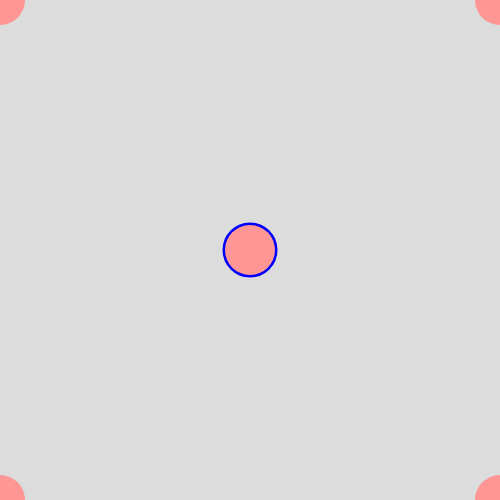
Frame 1 (no input)
Frame 60 (no input): identical to frame 1, image omitted
Frame 120 (the mouse pressed at the canvas centre since frame 60): identical to frame 1, image omitted

The p5.js sketch that drew this single still picture (run headless with seeded random() and noise() and a simulated clock; from frame 60 on, the mouse is pressed at the canvas centre):

// p5.js sketch
// ── sketch.js
// Coordinate system and User Events
// Marcus Cheecham
// Febuary 6th, 2025
// Not Run-to-Completion, but interactive programs...


function setup() {
  // runs, ONCE, at the very beginning
  createCanvas(500, 500);
}

function draw() {
  // draw LOOP, repeats forever till program ends
  // - target of 60 fps per second
  // A new image is drawn at tge bottom of the loop
  background(220);

  twoCircles();
  circleSpread(50);
  // Secret calculated delay()
  //Screen updates at end of loop
}

function circleSpread(size) {
  // Creates a circle at all four corners of the canvas
  // And one at the center of the canvas
  fill(255, 150, 150)
  circle(0, 0, size); // Top left
  circle(width, 0, size); // Top Right
  circle(0, height, size); // Bottom Right
  circle(width, height, size); //Bottom Left
  circle((width/2), (height/2), size); //Center
}

function twoCircles() {
  // Draws two circles, one at a fixed location
  // and one at the mouse location
  fill(0, 255, 0); // Inside colour
  stroke(0, 0, 255); // Outline of object
  strokeWeight(5); // Size of outline
  circle(250, 250, 50);

  noStroke(); // Turns off outline
  fill(255, 0, 0); // red Fill
  circle(mouseX, mouseY, 30);
}
